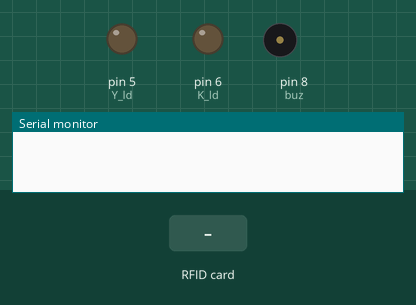
The sketch below on a simulated Arduino Uno, built with avr-gcc and run on an emulated ATmega328P. On the bench: output pins drawn as LEDs (lit = HIGH), buzzer (waves = sounding, pin HIGH), the last lines printed to the serial monitor. Inputs (shaded band) come from the test bench. Pins used as bus, display or sensor lines are not drawn.

Above: at 1.2 s.
1.3 s: RFID card 5E 7A 19 C4 held to the reader
At 1.45 s:
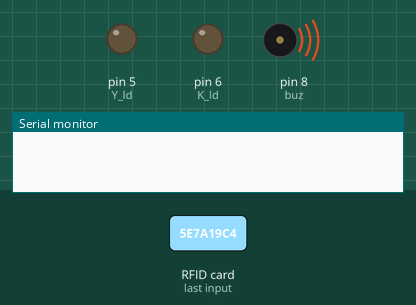
At 2.4 s:
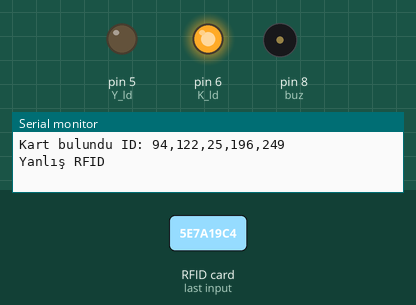
Timing chart, 0 to 4.3 s (numbered marks = the images above; inputs shaded):
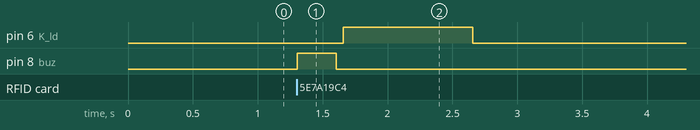

The sketch:

RFID.ino
```cpp
#include "SPI.h"
#include "RFID.h"

#define K_ld 6
#define Y_ld 5
#define buz 8

RFID rfid(10, 9);

byte kart[5] = {169, 233, 46, 195, 173};

boolean izin = true;
void setup()
{
  Serial.begin(9600);
  SPI.begin();
  rfid.init();
  pinMode(K_ld, OUTPUT);
  pinMode(Y_ld, OUTPUT);
  pinMode(buz, OUTPUT);
}

void loop()
{
  izin = true;
  if (rfid.isCard())
  {
    digitalWrite(buz, 1);
    delay(300);
    digitalWrite(buz, 0);
    delay(50);

    if (rfid.readCardSerial())
    {
      Serial.print("Kart bulundu ID: ");
      Serial.print(rfid.serNum[0]);
      Serial.print(",");
      Serial.print(rfid.serNum[1]);
      Serial.print(",");
      Serial.print(rfid.serNum[2]);
      Serial.print(",");
      Serial.print(rfid.serNum[3]);
      Serial.print(",");
      Serial.println(rfid.serNum[4]);
    }
    for (int i = 0; i < 5; i++)
    {
      if (rfid.serNum[i] != kart[i])
      {
        izin = false;
      }
    }

    if (izin == true)
    {
      Serial.println("Doğru RFID");
      digitalWrite(Y_ld, 1);
      delay(1000);
      digitalWrite(Y_ld, 0);
    }
    else
    {
      Serial.println("Yanlış RFID");
      digitalWrite(K_ld, 1);
      delay(1000);
      digitalWrite(K_ld, 0);
    }

    rfid.halt();
  }
}
```

Measured:
- after the input at 1.3 s, pin 6 (K_ld): LOW → HIGH after 0.36 s, → LOW 1.0 s later; pin 8 (buz): LOW → HIGH at once, → LOW 0.30 s later
